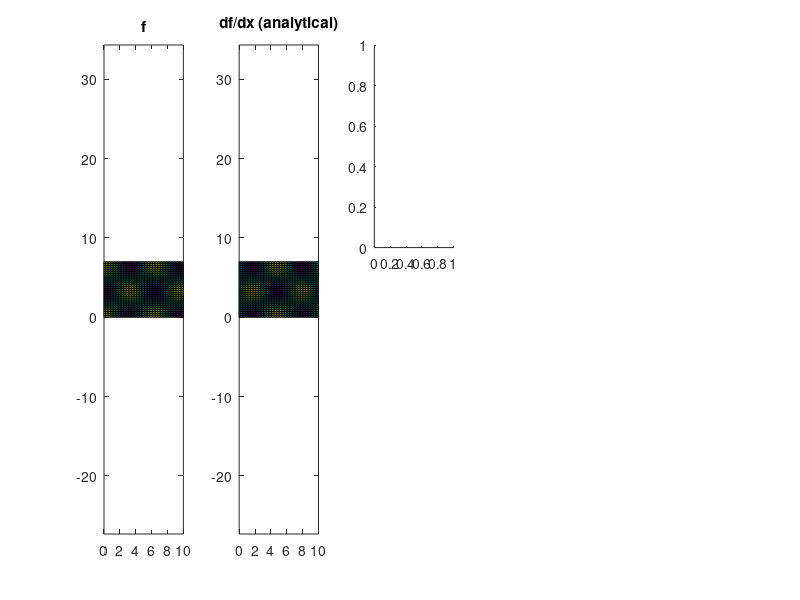

MATLAB code to generate this figure: (Note: this script raises an error after producing the figure.)
%% Test scripts for finite difference functions

clear all
close all
clc

% make sure to copy your *.m-files into the 'functions' directory  
addpath('Functions')

% 1-D coordinates 
nx          = 50;
ny          = 30;
x           = linspace(0,10,nx);
y           = linspace(0,7, ny);
dx          = x(2)-x(1);
dy          = y(2)-y(1);

% 2-D coordinates
[xx,yy]     = ndgrid(x,y);

% surrogate data
f                   =  cos(xx).*cos(yy);
dfdx_analytical     = -sin(xx).*cos(yy);
d2fdx2_analytical   = -cos(xx).*cos(yy);

%% First derivative and error
figure
subplot(2,5,[1 6])
pcolor(xx,yy,f)
caxis([-1 1])
axis equal tight
title('f')

subplot(2,5,[2 7])
pcolor(xx,yy,dfdx_analytical)
caxis([-1 1])
axis equal tight
title('df/dx (analytical)')

subplot(2,5,3)
dfdx = ddx_fwd(f,dx);
pcolor(xx,yy,dfdx)
caxis([-1 1])
axis equal tight
title('df/dx (forward difference)')

subplot(2,5,3+5)
pcolor(xx,yy,abs(dfdx-dfdx_analytical))
caxis([-0.1 0.1])
axis equal tight
title('Error - df/dx (forward difference)')

subplot(2,5,4)
dfdx = ddx_bwd(f,dx);
pcolor(xx,yy,dfdx)
caxis([-1 1])
axis equal tight
title('df/dx (backward difference)')

subplot(2,5,4+5)
pcolor(xx,yy,abs(dfdx-dfdx_analytical))
caxis([-0.1 0.1])
axis equal tight
title('Error - df/dx (backward difference)')


subplot(2,5,5)
dfdx = ddx_central(f,dx);
pcolor(xx,yy,dfdx)
caxis([-1 1])
axis equal tight
title('df/dx (central difference)')

subplot(2,5,5+5)
pcolor(xx,yy,abs(dfdx-dfdx_analytical))
caxis([-0.1 0.1])
axis equal tight
title('Error - df/dx (central difference)')

